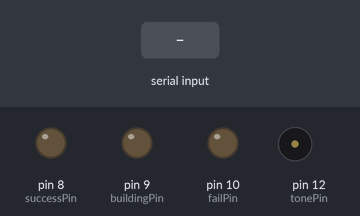
A sketch run on a simulated Arduino Uno, built with avr-gcc and run on an emulated ATmega328P. Parts: output pins drawn as LEDs (lit = HIGH), buzzer (waves = sounding). The test bench sets the inputs (shaded band). What the sketch prints to the serial monitor is not drawn.

Above: at 1.2 s.
1.3 s: "n" received over Serial
At 2.7 s:
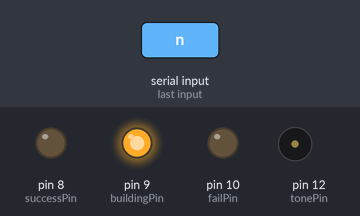
4.3 s: "m" received over Serial
At 6.6 s:
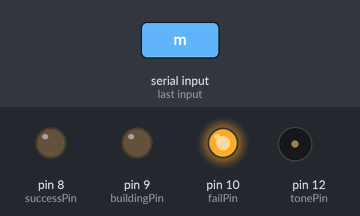
7.1 s: "l" received over Serial
At 7.7 s:
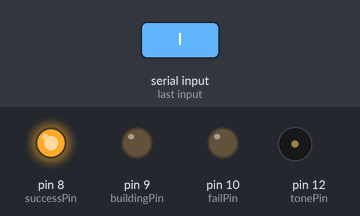
Timing chart, 0 to 10.1 s (numbered marks = the images above; inputs shaded):
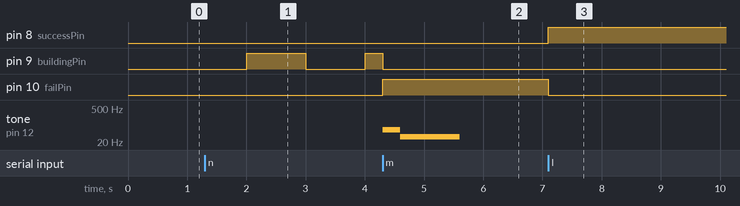

The sketch:

bambooBuildChecker.ino
```cpp
#include "pitches.h"

int successPin = 8;
int buildingPin = 9;
int failPin = 10;
int tonePin = 12;
int val;
boolean building = false;
int buildingState = LOW;
long previousMillis = 0;
long interval = 1000;


void setup()
{
 pinMode(successPin, OUTPUT); // sets the digital pin as output
 pinMode(buildingPin, OUTPUT); // sets the digital pin as output
 pinMode(failPin, OUTPUT); // sets the digital pin as output
 Serial.begin(9600);
 Serial.flush();
}

void loop()
{
  unsigned long currentMillis = millis();
  if (Serial.available())
  {
    val = Serial.read();
    if (val == 110) {  // n = 110 in dec
      building = 1;
      allOff();
    }
    else if (val == 109) {  //109 = m in dec
      building = 0;

      fail();
    }
    else if (val == 108) {
      building = 0;
      succeed();
    }
    else {
      building = 0;
      allOff();
      noTone(12);
    }
  }

  if(currentMillis - previousMillis > interval) {
    previousMillis = currentMillis;
    Serial.write(building);
    if (building) {
      if (buildingState == LOW) {
        buildingState = HIGH;
      }
      else {
        buildingState = LOW;
      }
      digitalWrite(buildingPin, buildingState);
    }
    else {
      building = 0;
    }
  }

}

void fail() {
  digitalWrite(buildingPin, LOW);
  digitalWrite(successPin, LOW);
  digitalWrite(failPin, HIGH);
  tone(tonePin, NOTE_C2, 1000);
  delay(300);
  tone(tonePin, NOTE_C1
  , 1000);
}

void succeed() {
  digitalWrite(buildingPin, LOW);
  digitalWrite(successPin, HIGH);
  digitalWrite(failPin, LOW);
}

void allOff() {
  digitalWrite(buildingPin, LOW);
  digitalWrite(successPin, LOW);
  digitalWrite(failPin, LOW);
}
```

pitches.h
```cpp
/*************************************************
 * Public Constants
 *************************************************/

#define NOTE_B0  31
#define NOTE_C1  33
#define NOTE_CS1 35
#define NOTE_D1  37
#define NOTE_DS1 39
#define NOTE_E1  41
#define NOTE_F1  44
#define NOTE_FS1 46
#define NOTE_G1  49
#define NOTE_GS1 52
#define NOTE_A1  55
#define NOTE_AS1 58
#define NOTE_B1  62
#define NOTE_C2  65
#define NOTE_CS2 69
#define NOTE_D2  73
#define NOTE_DS2 78
#define NOTE_E2  82
#define NOTE_F2  87
#define NOTE_FS2 93
#define NOTE_G2  98
#define NOTE_GS2 104
#define NOTE_A2  110
#define NOTE_AS2 117
#define NOTE_B2  123
#define NOTE_C3  131
#define NOTE_CS3 139
#define NOTE_D3  147
#define NOTE_DS3 156
#define NOTE_E3  165
#define NOTE_F3  175
#define NOTE_FS3 185
#define NOTE_G3  196
#define NOTE_GS3 208
#define NOTE_A3  220
#define NOTE_AS3 233
#define NOTE_B3  247
#define NOTE_C4  262
#define NOTE_CS4 277
#define NOTE_D4  294
#define NOTE_DS4 311
#define NOTE_E4  330
#define NOTE_F4  349
#define NOTE_FS4 370
#define NOTE_G4  392
#define NOTE_GS4 415
#define NOTE_A4  440
#define NOTE_AS4 466
#define NOTE_B4  494
#define NOTE_C5  523
#define NOTE_CS5 554
#define NOTE_D5  587
#define NOTE_DS5 622
#define NOTE_E5  659
#define NOTE_F5  698
#define NOTE_FS5 740
#define NOTE_G5  784
#define NOTE_GS5 831
#define NOTE_A5  880
#define NOTE_AS5 932
#define NOTE_B5  988
#define NOTE_C6  1047
#define NOTE_CS6 1109
#define NOTE_D6  1175
#define NOTE_DS6 1245
#define NOTE_E6  1319
#define NOTE_F6  1397
#define NOTE_FS6 1480
#define NOTE_G6  1568
#define NOTE_GS6 1661
#define NOTE_A6  1760
#define NOTE_AS6 1865
#define NOTE_B6  1976
#define NOTE_C7  2093
#define NOTE_CS7 2217
#define NOTE_D7  2349
#define NOTE_DS7 2489
#define NOTE_E7  2637
#define NOTE_F7  2794
#define NOTE_FS7 2960
#define NOTE_G7  3136
#define NOTE_GS7 3322
#define NOTE_A7  3520
#define NOTE_AS7 3729
#define NOTE_B7  3951
#define NOTE_C8  4186
#define NOTE_CS8 4435
#define NOTE_D8  4699
#define NOTE_DS8 4978
```

Measured:
- after the input at 1.3 s, pin 9 (buildingPin): LOW → HIGH after 0.70 s, → LOW 1.0 s later, → HIGH 1.0 s later
- after the input at 4.3 s, pin 10 (failPin): LOW → HIGH at once; tone on pin 12 (tonePin): silent → 65 Hz at once, → 33 Hz 0.30 s later, → silent 1.0 s later
- after the input at 7.1 s, pin 8 (successPin): LOW → HIGH at once; pin 10 (failPin): HIGH → LOW at once
